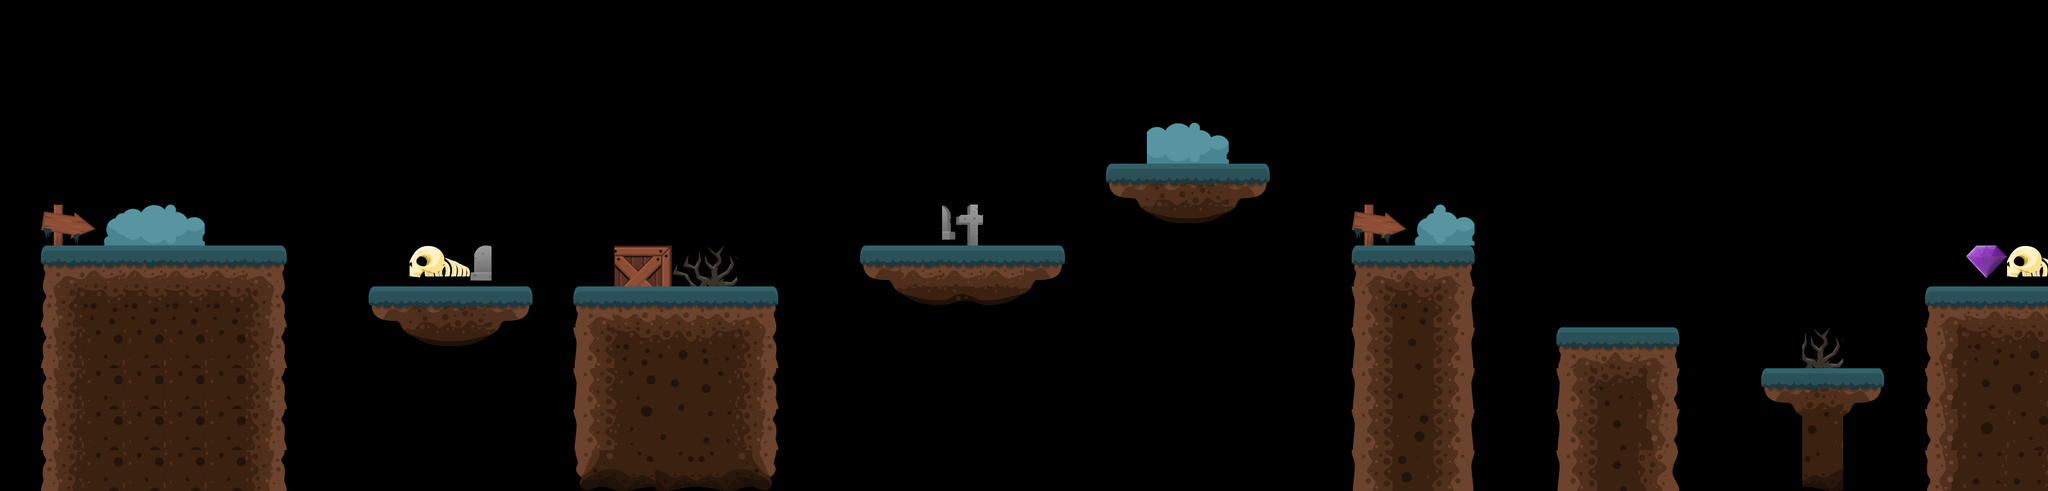

A level layout from a 2D game, rendered from its tile map. Below: a short description, then the map file with its tile-grid data intact:
An orthogonal 50x12 tile map with 64x64 px tiles, 1 tile layer (Tile Layer 1), 3 tilesets and 31 objects.

<map version="1.4" tiledversion="1.4.3" orientation="orthogonal" renderorder="right-down" width="50" height="12" tilewidth="64" tileheight="64" infinite="0" nextlayerid="17" nextobjectid="237">
 <editorsettings>
  <export target="level1.lua" format="lua" />
 </editorsettings>
 <tileset firstgid="1" name="mylove2" tilewidth="64" tileheight="64" tilecount="72" columns="36">
  <image source="spritesheet (9).png" width="2314" height="128" />
 </tileset>
 <tileset firstgid="73" name="gem" tilewidth="64" tileheight="64" tilecount="5" columns="5">
  <image source="spritesheet (12).png" width="360" height="64" />
 </tileset>
 <tileset firstgid="78" name="collectibles" tilewidth="32" tileheight="32" tilecount="18" columns="18">
  <image source="spritesheet (13).png" width="576" height="32" />
 </tileset>
 <layer id="1" name="Tile Layer 1" width="50" height="12">
  <data encoding="csv">
0,0,0,0,0,0,0,0,0,0,0,0,0,0,0,0,0,0,0,0,0,0,0,0,0,0,0,0,0,0,0,0,0,0,0,0,0,0,0,0,0,0,0,0,0,0,0,0,0,0,
0,0,0,0,0,0,0,0,0,0,0,0,0,0,0,0,0,0,0,0,0,0,0,0,0,0,0,0,0,0,0,0,0,0,0,0,0,0,0,0,0,0,0,0,0,0,0,0,0,0,
0,0,0,0,0,0,0,0,0,0,0,0,0,0,0,0,0,0,0,0,0,0,0,0,0,0,0,0,0,0,0,0,0,0,0,0,0,0,0,0,0,0,0,0,0,0,0,0,0,0,
0,0,0,0,0,0,0,0,0,0,0,0,0,0,0,0,0,0,0,0,0,0,0,0,0,0,0,0,25,26,0,0,0,0,0,0,0,0,0,0,0,0,0,0,0,0,0,0,0,0,
0,0,0,0,0,0,0,0,0,0,0,0,0,0,0,0,0,0,0,0,0,0,0,0,0,0,0,17,18,20,22,0,0,0,0,0,0,0,0,0,0,0,0,0,0,0,0,0,0,0,
0,23,24,25,26,0,0,0,0,0,0,0,0,0,0,0,0,0,0,0,0,0,0,36,0,0,0,53,54,57,58,0,0,23,24,26,0,0,0,0,0,0,0,0,0,0,0,0,0,0,
0,1,2,2,2,2,6,0,0,0,34,35,0,0,0,29,30,31,0,0,0,17,2,2,2,22,0,0,0,0,0,0,0,1,4,6,0,0,0,0,0,0,0,0,0,0,0,0,73,34,
0,37,38,38,38,38,42,0,0,17,18,20,22,0,1,3,3,3,6,0,0,53,54,55,57,58,0,0,0,0,0,0,0,7,38,12,0,0,0,0,0,0,0,0,0,0,0,1,5,5,
0,37,8,8,8,8,42,0,0,53,54,57,58,0,7,38,39,41,42,0,0,0,0,0,0,0,0,0,0,0,0,0,0,7,9,12,0,0,1,4,6,0,0,0,31,0,0,13,38,39,
0,37,8,8,8,8,42,0,0,0,0,0,0,0,7,8,9,11,42,0,0,0,0,0,0,0,0,0,0,0,0,0,0,7,45,12,0,0,7,40,16,0,0,17,20,22,0,13,9,11,
0,37,8,8,8,8,42,0,0,0,0,0,0,0,7,44,45,47,42,0,0,0,0,0,0,0,0,0,0,0,0,0,0,7,14,12,0,0,7,9,16,0,0,53,11,58,0,13,46,8,
0,37,8,8,8,8,42,0,0,0,0,0,0,0,49,50,50,51,52,0,0,0,0,0,0,0,0,0,0,0,0,0,0,7,15,12,0,0,7,9,48,0,0,0,51,0,0,13,47,47
</data>
 </layer>
 <objectgroup id="16" name="Coins">
  <object id="217" x="192" y="128" width="64" height="64">
   <ellipse />
  </object>
  <object id="218" x="256" y="128" width="64" height="64">
   <ellipse />
  </object>
  <object id="219" x="576" y="192" width="64" height="64">
   <ellipse />
  </object>
  <object id="220" x="640" y="192" width="64" height="64">
   <ellipse />
  </object>
  <object id="221" x="704" y="192" width="64" height="64">
   <ellipse />
  </object>
  <object id="222" x="896" y="128" width="64" height="64">
   <ellipse />
  </object>
  <object id="223" x="960" y="128" width="64" height="64">
   <ellipse />
  </object>
  <object id="224" x="1024" y="128" width="64" height="64">
   <ellipse />
  </object>
  <object id="225" x="1344" y="128" width="64" height="64">
   <ellipse />
  </object>
  <object id="227" x="1472" y="128" width="64" height="64">
   <ellipse />
  </object>
  <object id="228" x="1600" y="192" width="64" height="64">
   <ellipse />
  </object>
  <object id="229" x="1792" y="64" width="64" height="64">
   <ellipse />
  </object>
  <object id="230" x="2048" y="128" width="64" height="64">
   <ellipse />
  </object>
  <object id="231" x="2176" y="192" width="64" height="64">
   <ellipse />
  </object>
  <object id="232" x="2240" y="192" width="64" height="64">
   <ellipse />
  </object>
  <object id="233" x="2432" y="192" width="64" height="64">
   <ellipse />
  </object>
  <object id="234" x="2560" y="320" width="64" height="64">
   <ellipse />
  </object>
  <object id="235" x="2752" y="384" width="64" height="64">
   <ellipse />
  </object>
  <object id="236" x="2880" y="320" width="64" height="64">
   <ellipse />
  </object>
 </objectgroup>
 <objectgroup id="11" name="Gem">
  <object id="132" x="3072" y="384" width="64" height="64" />
 </objectgroup>
 <objectgroup id="8" name="Platforms">
  <object id="107" x="64" y="384" width="384" height="384" />
  <object id="108" x="576" y="448" width="256" height="128" />
  <object id="109" x="896" y="448" width="320" height="320" />
  <object id="110" x="1344" y="384" width="320" height="128" />
  <object id="111" x="1728" y="256" width="256" height="128" />
  <object id="112" x="2112" y="384" width="192" height="384" />
  <object id="113" x="2432" y="512" width="192" height="256" />
  <object id="114" x="2752" y="576" width="192" height="192" />
  <object id="115" x="3008" y="448" width="192" height="320" />
 </objectgroup>
 <objectgroup id="10" name="Enemies">
  <object id="124" x="896" y="384" width="64" height="64" />
  <object id="130" x="1344" y="320" width="64" height="64" />
 </objectgroup>
 <objectgroup id="13" name="Start" />
</map>